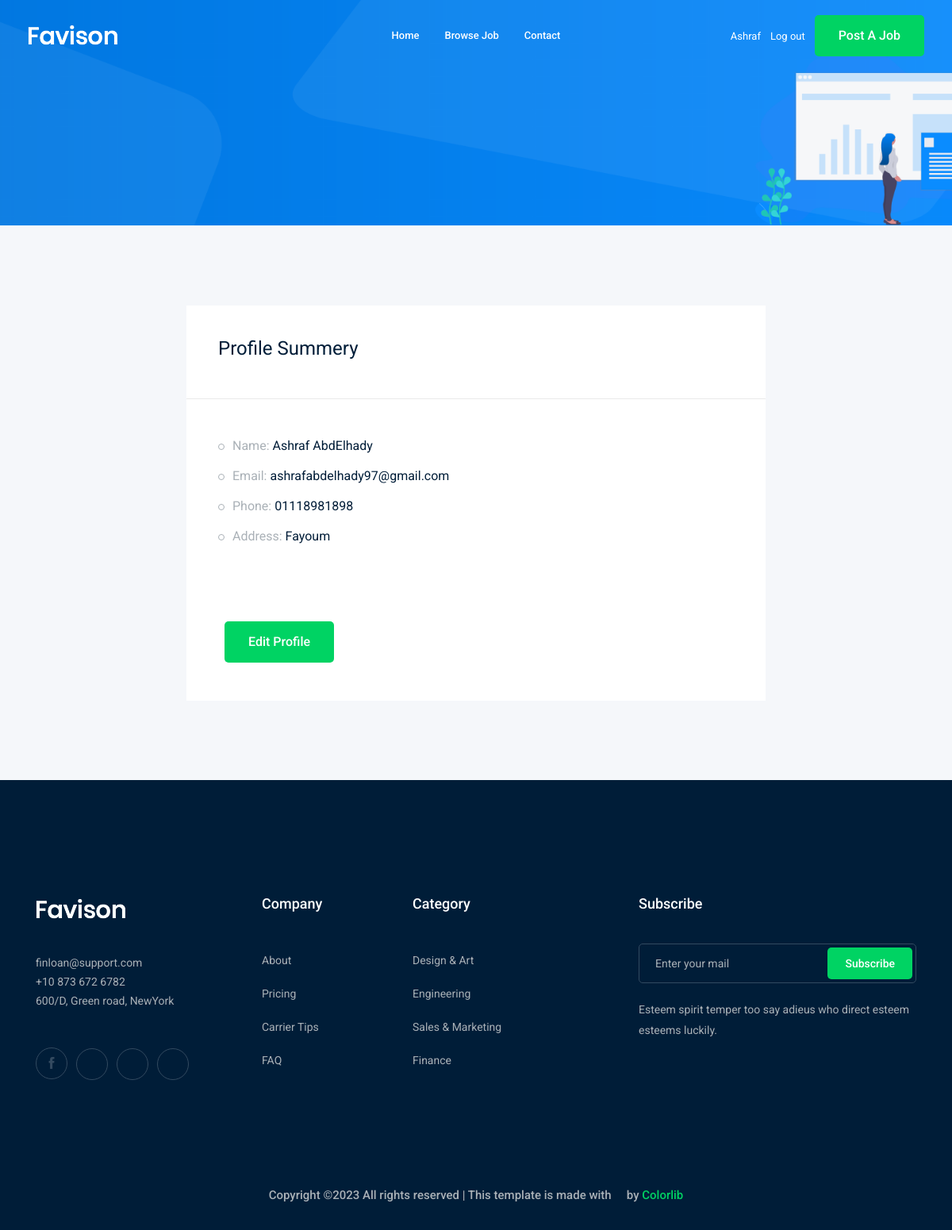
Screenshot of /accounts/profile (signed in) with the database file from the repository.
### Accounts/models.py (models this page shows, shortened)
class Profile(models.Model):
    user = models.OneToOneField(User,  on_delete=models.CASCADE)
    city = models.ForeignKey("City", verbose_name=("user_city"), on_delete=models.CASCADE,blank=True, null=True)
    phone_number = models.CharField(max_length=15)
    image = models.ImageField(upload_to='profile/')

class City(models.Model):
    name = models.CharField(max_length=30)
    def __str__(self) :
        return str(self.name)

### Accounts/views.py (the view)
# urls.py: path('profile',views.profile,name='profile'),
def profile(request):
    profile = Profile.objects.get(user = request.user)
    return render(request,'accounts/profile.html',{'profile':profile})

### Accounts/templates/accounts/profile.html (shortened to what this page needs)
{% extends 'base.html' %}
{% load bootstrap4 %}
{% block body %}
        <div class="bradcam_area bradcam_bg_1">
            <div class="container">
                <div class="row">
                    <div class="col-xl-12">
                    </div>
                </div>
            </div>
        </div>
        <div class="job_details_area">
            <div class="container">
                <div class="row">
                    <div class="col-lg-8 mx-auto">
                        <div class="job_sumary">
                            <div class="summery_header">
                                <h3>Profile Summery</h3>
                            </div>
                            <div class="job_content">
                                <ul>
                                    <li>Name: <span>{{profile.user.first_name}} {{profile.user.last_name}}</span></li>
                                    <li>Email: <span>{{profile.user.email}}</span></li>
                                    <li>Phone: <span>{{profile.phone_number}}</span></li>
                                    <li>Address: <span>{{profile.city}}</span></li>
                                </ul>
                            </div>
                            <div class="p-5">
                                <a href="{% url 'accounts:profile_edit' %}" class="boxed-btn3 w-30">Edit Profile</a>
                            </div>
                        </div>
                    </div>
                </div>
            </div>
        </div>
{% endblock body %}

### templates/base.html (shortened to what this page needs)
{% load static %}
<!doctype html>
<html class="no-js" lang="zxx">
<head>
    <link rel="stylesheet" href="{% static 'css/bootstrap.min.css' %}">
    <link rel="stylesheet" href="{% static 'css/owl.carousel.min.css' %}">
    <link rel="stylesheet" href="{% static 'css/magnific-popup.css' &}">
    <link rel="stylesheet" href="{% static 'css/font-awesome.min.css' %}">
    <link rel="stylesheet" href="{% static 'css/themify-icons.css' %}">
    <link rel="stylesheet" href="{% static 'css/nice-select.css' %}">
    <link rel="stylesheet" href="{% static 'css/flaticon.css' %}">
    <link rel="stylesheet" href="{% static 'css/jquery-ui.css' %}">
    <link rel="stylesheet" href="{% static 'css/gijgo.css' %}">
    <link rel="stylesheet" href="{% static 'css/animate.min.css' %}">
    <link rel="stylesheet" href="{% static 'css/slicknav.css' %}">
    <link rel="stylesheet" href="{% static 'css/style.css' %}">
</head>
<body>
    <header>
        <div class="header-area ">
            <div id="sticky-header" class="main-header-area">
                <div class="container-fluid ">
                    <div class="header_bottom_border">
                        <div class="row align-items-center">
                            <div class="col-xl-3 col-lg-2">
                                <div class="logo">
                                    <a href="index.html">
                                        <img src="img/logo.png" alt="">
                                    </a>
                                </div>
                            </div>
                            <div class="col-xl-6 col-lg-7">
                                <div class="main-menu  d-none d-lg-block">
                                    <nav>
                                        <ul id="navigation">
                                            <li><a href="/">home</a></li>
                                            <li><a href="{% url 'jobs:job_list' %}">Browse Job</a></li>
                                            <li><a href="{% url 'contact:contact' %}">Contact</a></li>
                                        </ul>
                                    </nav>
                                </div>
                            </div>
                            <div class="col-xl-3 col-lg-3 d-none d-lg-block">
                                <div class="Appointment">
                                    {% if request.user.is_authenticated %}
                                        <div class="phone_num d-none d-xl-block">
                                            <a href="{% url 'accounts:profile' %}">{{request.user.username }}</a>
                                        </div>
                                        <div class="phone_num d-none d-xl-block">
                                            <a href="{% url 'logout' %}">Log out</a>
                                        </div>
                                    {% endif %}
                                    <div class="d-none d-lg-block">
                                        <a class="boxed-btn3" href="{% url 'jobs:add_job' %}">Post a Job</a>
                                    </div>
                                </div>
                            </div>
                            <div class="col-12">
                            </div>
                        </div>
                    </div>
                </div>
            </div>
        </div>
    </header>
    {% block body %}
    {% endblock body %}
    <footer class="footer">
        <div class="footer_top">
            <div class="container">
                <div class="row">
                    <div class="col-xl-3 col-md-6 col-lg-3">
                        <div class="footer_widget wow fadeInUp" data-wow-duration="1s" data-wow-delay=".3s">
                            <div class="footer_logo">
                                <a href="#">
                                    <img src="img/logo.png" alt="">
                                </a>
                            </div>
                            <p>
                                finloan@support.com <br>
                                +10 873 672 6782 <br>
                                600/D, Green road, NewYork
                            </p>
                            <div class="socail_links">
                                <ul>
                                    <li>
                                        <a href="#">
                                            <i class="ti-facebook"></i>
                                        </a>
                                    </li>
                                    <li>
                                        <a href="#">
                                            <i class="fa fa-google-plus"></i>
                                        </a>
                                    </li>
                                    <li>
                                        <a href="#">
                                            <i class="fa fa-twitter"></i>
                                        </a>
                                    </li>
                                    <li>
                                        <a href="#">
                                            <i class="fa fa-instagram"></i>
                                        </a>
                                    </li>
                                </ul>
                            </div>
                        </div>
                    </div>
                    <div class="col-xl-2 col-md-6 col-lg-2">
                        <div class="footer_widget wow fadeInUp" data-wow-duration="1.1s" data-wow-delay=".4s">
                            <h3 class="footer_title">
                                Company
                            </h3>
                            <ul>
                                <li><a href="#">About </a></li>
                                <li><a href="#"> Pricing</a></li>
                                <li><a href="#">Carrier Tips</a></li>
                                <li><a href="#">FAQ</a></li>
                            </ul>
                        </div>
                    </div>
                    <div class="col-xl-3 col-md-6 col-lg-3">
                        <div class="footer_widget wow fadeInUp" data-wow-duration="1.2s" data-wow-delay=".5s">
                            <h3 class="footer_title">
                                Category
                            </h3>
                            <ul>
                                <li><a href="#">Design & Art</a></li>
                                <li><a href="#">Engineering</a></li>
                                <li><a href="#">Sales & Marketing</a></li>
                                <li><a href="#">Finance</a></li>
                            </ul>
                        </div>
                    </div>
                    <div class="col-xl-4 col-md-6 col-lg-4">
                        <div class="footer_widget wow fadeInUp" data-wow-duration="1.3s" data-wow-delay=".6s">
                            <h3 class="footer_title">
                                Subscribe
                            </h3>
                            <form action="#" class="newsletter_form">
                                <input type="text" placeholder="Enter your mail">
                                <button type="submit">Subscribe</button>
                            </form>
                            <p class="newsletter_text">Esteem spirit temper too say adieus who direct esteem esteems
                                luckily.</p>
                        </div>
                    </div>
                </div>
            </div>
        </div>
        <div class="copy-right_text wow fadeInUp" data-wow-duration="1.4s" data-wow-delay=".3s">
            <div class="container">
                <div class="row">
                    <div class="col-xl-12">
                        <p class="copy_right text-center">
Copyright &copy;<script>document.write(new Date().getFullYear());</script> All rights reserved | This template is made with <i class="fa fa-heart-o" aria-hidden="true"></i> by <a href="https://colorlib.com" target="_blank">Colorlib</a>
                        </p>
                    </div>
                </div>
            </div>
        </div>
    </footer>
</body>
</html>

### rows the page displays
Profile: user.first_name "Ashraf", user.last_name "AbdElhady", user.email "ashrafabdelhady97@gmail.com", phone_number "01118981898", city "Fayoum"

### other values shown
{{ request.user.username }} "Ashraf"
